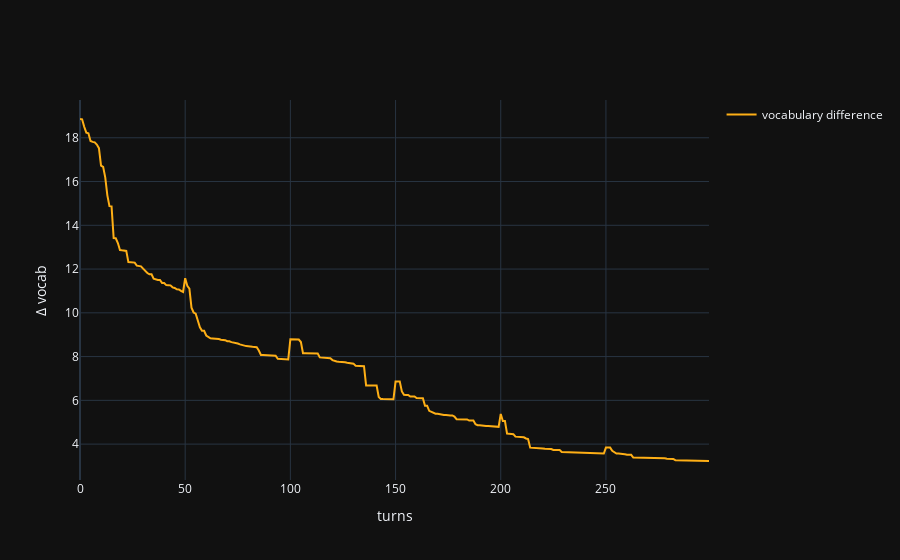

Notebook cell for this chart:
### Code cell
fig = plot(vocab_dif.numpy(), 'vocabulary difference')
fig.update_layout(
    # title='Dyadic interaction in a random environment with novel words introduced',
    yaxis_title='Δ P(w|m)',
    xaxis_title='turns'
)
fig.show()

### Figure 1 — Plotly figure (JSON) as saved in the notebook; plotly's stock layout.template omitted (floating-point values rounded to 4 significant figures; data arrays with more than 128 entries replaced by an {"elided": "..."} marker saying what was removed)
{"data": [{"legendgroup": "vocabulary difference", "line": {"color": "#FEAF16"}, "mode": "lines", "name": "vocabulary difference", "showlegend": true, "x": {"elided": "300 int values"}, "y": {"elided": "300 float values"}, "type": "scatter"}], "layout": {"yaxis": {"title": {"text": "Δ vocab"}}, "xaxis": {"title": {"text": "turns"}}}}
